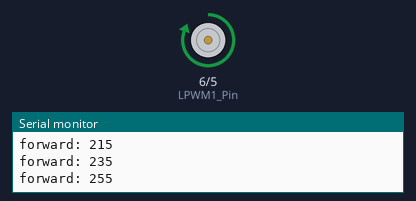
A sketch run on a simulated Arduino Uno, built with avr-gcc and run on an emulated ATmega328P. Shown: motor-driver pin pairs drawn as motors (green arrow = first pin HIGH = forward, orange = second pin HIGH = backward, longer = more drive), the last lines printed to the serial monitor.

Above: at 1.1 s.
At 8.85 s:
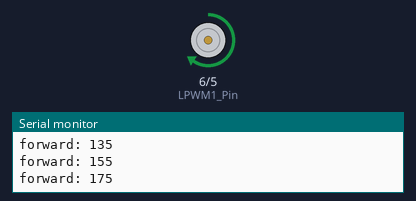
At 20.66 s:
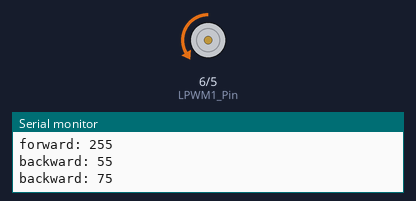
At 38.0 s:
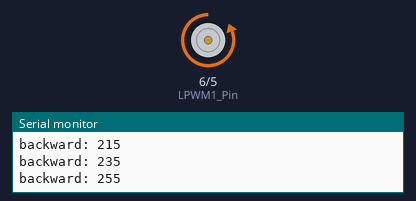
Timing chart, 0 to 39.5 s (numbered marks = the images above):
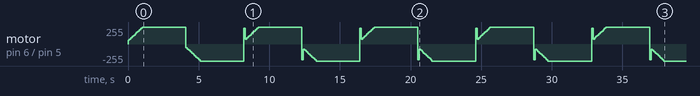

Measured:
- by itself, motor on pin 6 (LPWM1_Pin) / pin 5 (RPWM1_Pin): stopped → forward 55/255 at 0.00 s, → forward 75/255 0.10 s later, → forward 95/255 0.10 s later, → forward 115/255 0.10 s later, … (110 changes in this stretch)

The sketch:

bts_test_code.ino
```cpp
// LEFT BTS
#define RPWM1_Pin 5
#define LPWM1_Pin 6

void setup() {
  Serial.begin(9600);
  pinMode(RPWM1_Pin, OUTPUT);
  pinMode(LPWM1_Pin, OUTPUT);
}

void loop() {
  forward();
  delay(3000);
  backward();
  delay(3000);
}

void forward() {
  for (int pwmValue = 55; pwmValue <= 255; pwmValue += 20) {
    analogWrite(RPWM1_Pin, 0);
    analogWrite(LPWM1_Pin, pwmValue);
    Serial.print("forward: ");
    Serial.println(pwmValue);
    delay(100);
  }
}

void backward() {
  for (int pwmValue = 55; pwmValue <= 255; pwmValue += 20) {
    analogWrite(RPWM1_Pin, pwmValue);
    analogWrite(LPWM1_Pin, 0);
    Serial.print("backward: ");
    Serial.println(pwmValue);
    delay(100);
  }
}

void stop() {
  analogWrite(RPWM1_Pin, 0);
  analogWrite(LPWM1_Pin, 0);
  Serial.println("stop");
}
```
